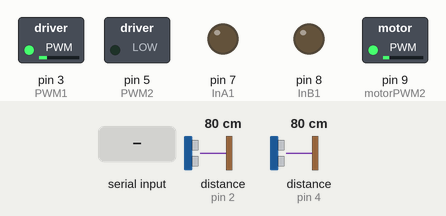
Simulated run of this sketch. Board: Arduino Uno, built with avr-gcc and run on an emulated ATmega328P. On the bench: switched loads named in the sketch (green lamp = pin HIGH), output pins drawn as LEDs (lit = HIGH). Wiring (inferred from the names in the program): 2 × ultrasonic range finder: trigger pin 2, echo pin 2 / trigger pin 4, echo pin 4. The test bench sets the inputs (shaded band); at power-on: distance to the obstacle (sensors on pin 2, pin 4) 80 cm. The echo pulse lasts 58.3 µs per cm.

Above: at 1.2 s.
1.3 s: "L" received over Serial
At 2.4 s:
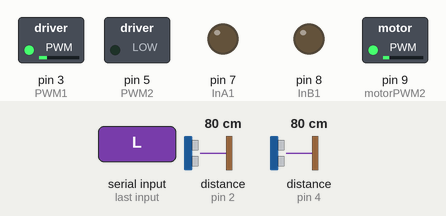
2.8 s: "R" received over Serial
At 3.5 s:
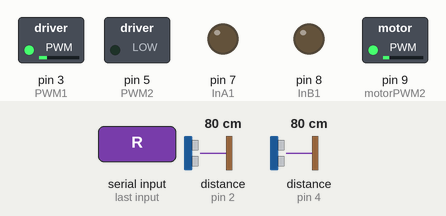
Timing chart, 0 to 5.8 s (numbered marks = the images above; inputs shaded):
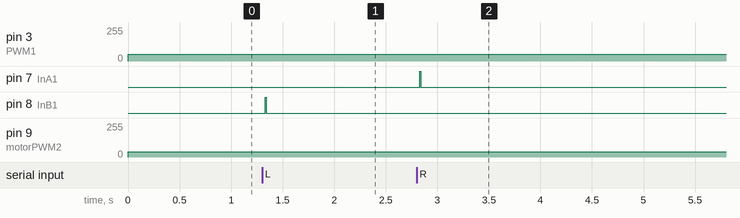

The sketch:

ping_and_jetson.ino
```cpp
int setPoint = 55;
String readString;
int InA1 = 7;
int InB1 = 8;
int PWM1 = 3;  //PWM1 connects to pin 3
int PWM1_val = 64; //(25% = 64; 50% = 127; 75% = 191; 100% = 255)

const int motorA1 = 7;
const int motorB1 = 8;
const int motorPWM1 = 3;
const int motorA2 = 10;
const int motorB2 = 11;
const int motorPWM2 = 9;

const int pingPinL = 2;
const int pingPinR = 4;

int leftSpeed = 40;
int rightSpeed = 50;

int InA2 = 2;
int InB2 = 4;
int PWM2 = 5;

int PMW_25p = 64;
int PMW_50p = 127;
int PMW_75p = 191;
int PMW_100p = 255;

const int pingPinFront = 12;
const int pingPinRight = 10;
const int pingPinLeft = 11;

void setup() {
  // put your setup code here, to run once:
  Serial.begin(14400);  // initialize serial communications at 14400 bps
  pinMode(InA1, OUTPUT);
  pinMode(InB1, OUTPUT);
  pinMode(PWM1, OUTPUT);
  pinMode(InA2, OUTPUT);
  pinMode(InB2, OUTPUT);
  pinMode(PWM2, OUTPUT);
}

void loop() {
  // put your main code here, to run repeatedly:
  // serial read section
  analogWrite(motorPWM1, rightSpeed);
  analogWrite(motorPWM2, leftSpeed);
  long durationL, cmL, durationR, cmR;

  //Left Ping Sensor
  pinMode(pingPinL, OUTPUT);
  digitalWrite(pingPinL, LOW);
  delayMicroseconds(2);
  digitalWrite(pingPinL, HIGH);
  delayMicroseconds(5);
  digitalWrite(pingPinL, LOW);

  pinMode(pingPinL, INPUT);
  durationL = pulseIn(pingPinL, HIGH);

  cmL = microsecondsToCentimeters(durationL);

  //Right Ping Sensor
  pinMode(pingPinR, OUTPUT);
  digitalWrite(pingPinR, LOW);
  delayMicroseconds(2);
  digitalWrite(pingPinR, HIGH);
  delayMicroseconds(5);
  digitalWrite(pingPinR, LOW);

  pinMode(pingPinR, INPUT);
  durationR = pulseIn(pingPinR, HIGH);

  cmR = microsecondsToCentimeters(durationR);

  while (!Serial.available()) {
    hold();
  }

  while (Serial.available()) // this will be skipped if no data present, leading to                       // the code sitting in the delay function below
  {
    delay(30);  //delay to allow buffer to fill
    if (Serial.available() > 0)
    {
      char c = Serial.read();  //gets one byte from serial buffer

      //Move backwards if anything is in the way
      if (cmL < 10 || cmR < 10) {
        hold();
      } else if (c == 'L')
      {
        counterclockwise();
        //        Serial.println("forward");
      } else if (c == 'R') {
        clockwise();
        //        Serial.println("moving cw");
      } else if (c == 'S') {
        hold();
      } else if (c == 'F'){
        forward();
        //        Serial.println("Moving ccw and in else block gg");
      } else {
        hold();
      }
      readString += c; //makes the string readString
      if (readString.length() > 0)
      {
        //        Serial.print("Arduino received: ");
        //        Serial.println(readString); //see what was received
      }
    }
  }

  // serial write section

  //  char ard_sends = '1';
  //  Serial.print("Arduino sends: ");
  //  Serial.println(ard_sends);
  //  Serial.print("\n");
  //  Serial.flush();
}

void reverse() {
  digitalWrite(motorA1, LOW);
  digitalWrite(motorB1, HIGH);
  digitalWrite(motorA2, LOW);
  digitalWrite(motorB2, HIGH);
}
void forward() {
  digitalWrite(motorA1, HIGH);
  digitalWrite(motorB1, LOW);
  digitalWrite(motorA2, HIGH);
  digitalWrite(motorB2, LOW);
}
void counterclockwise() {
  digitalWrite(motorA1, LOW);
  digitalWrite(motorB1, HIGH);
  digitalWrite(motorA2, HIGH);
  digitalWrite(motorB2, LOW);
}
void clockwise() {
  digitalWrite(motorA1, HIGH);
  digitalWrite(motorB1, LOW);
  digitalWrite(motorA2, LOW);
  digitalWrite(motorB2, HIGH);
}
void hold() {
  digitalWrite(motorA1, LOW);
  digitalWrite(motorB1, LOW);
  digitalWrite(motorA2, LOW);
  digitalWrite(motorB2, LOW);
}
long microsecondsToCentimeters(long microseconds) {
  // The speed of sound is 340 m/s or 29 microseconds per centimeter.
  // The ping travels out and back, so to find the distance of the object we
  // take half of the distance travelled.
  return microseconds / 29 / 2;
}
```

Measured:
- after the input at 1.3 s, pin 8 (InB1): LOW → HIGH at once, → LOW 0.01 s later
- after the input at 2.8 s, pin 7 (InA1): LOW → HIGH at once, → LOW 0.01 s later
